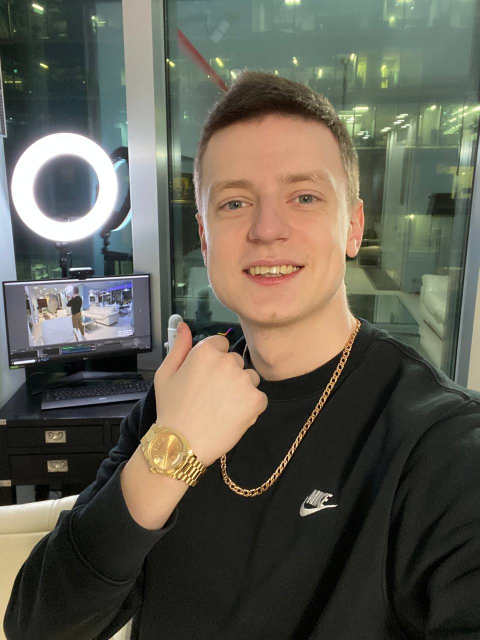
#> input picture mellstroy_photo/photo_2025-11-12_21-33-56.jpg, 959 x 1280 px (shown at 1/2 size); its folder holds 4 pictures in this run
$ python main.py
#> lines starting #> are read from the running program, lines starting #| are printed output that depends on the picture
### functions.py
import cv2
import os

VERDICTS = [
    (0, 15, "Сходство: {similarity:.1f}%. ты больше мне не друн, а ч тебе не ч(())"),
    (15, 30, "Сходство: {similarity:.1f}%. тебе еще далеко до мурино"),
    (30, 45, "Сходство: {similarity:.1f}%. имеются небольшие позывы лудомании"),
    (45, 60, "Сходство: {similarity:.1f}%. я начинаю чувствовать запах fog'a "),
    (60, 75, "Сходство: {similarity:.1f}%. ты изириджыыыыыджиджи..... изибрибрибриджыджы"),
    (75, 90, "Сходство: {similarity:.1f}%. я уже красный........ по культурному не получится"),
    (90, 100, "Сходство: {similarity:.1f}%. БЭМ БЭМ БЭМ БЭМ БЭМ ТЫ МЭСТРОЙ Ч ТИКТОКЕР ТЫ МОЙ ДРУН")
]

formats = (".jpg", ".png", ".jpeg")

def loader(img_path):
    img = cv2.imread(img_path)
    return img

def grey_convert(image):
    img = cv2.cvtColor(image, cv2.COLOR_BGR2GRAY)
    return img

def get_photo_file(f_path):
#> called with f_path = 'mellstroy_photo'
    img_file = []
    for filename in os.listdir(f_path):
        if filename.lower().endswith(formats):
            img_file.append(filename)
#> pass 2 of the loop in get_photo_file, `for filename in os.listdir(f_path):`:
#> pass 3 of the loop in get_photo_file, `for filename in os.listdir(f_path):`:
#> the loop made 4 passes; the first 3 are shown
    return img_file

def img_resize(face_image, size=(100,100)):
    return cv2.resize(face_image, size)

def check_folder(f_path):
    if not os.path.exists(f_path):
        print("Папки не существует")
    img_file = get_photo_file(f_path)
    return img_file

def calculate_similarity_percentage(confidence):
    return max(0, 100 - confidence)

### model.py
import cv2
import numpy as np
import os
from functions import loader, grey_convert, get_photo_file, img_resize, check_folder, calculate_similarity_percentage, VERDICTS

class OpenCVMellstroy:
    def __init__(self, mellstroy_photo):
        self.face_detector = cv2.CascadeClassifier(cv2.data.haarcascades + "haarcascade_frontalface_default.xml")
        self.face_recognizer = cv2.face.LBPHFaceRecognizer_create()
        self.face_samples= []
        self.ids = []
        self.mellstroy = os.path.basename(mellstroy_photo)
        self.mellstroy_id = 1
        self.is_trained = False
        self.detected_folder = "detected_faces"
        self.train_model(mellstroy_photo)

    def process_train(self, img_path):
        try:
            image = loader(img_path)
#> in loader, img is the input picture: shape (1280, 959, 3); mean B, G, R 82.3, 93.5, 96
            gray_image = grey_convert(image)
#> in grey_convert, `img = cv2.cvtColor(image, cv2.COLOR_BGR2GRAY)`:
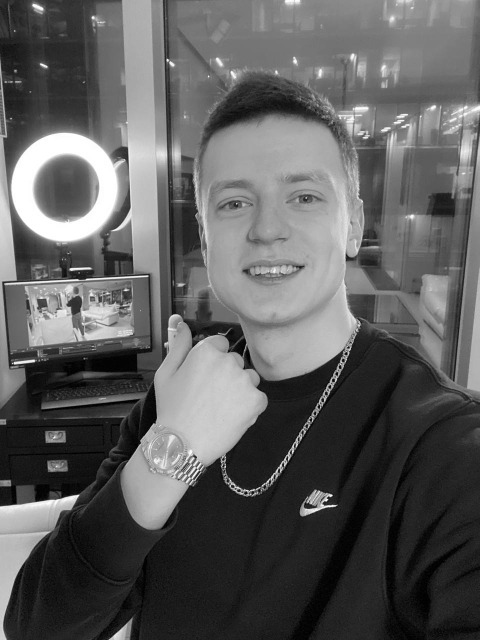
#> img: shape (1280, 959) (shown at 1/2 size); min 0, max 255, mean 93
            faces = self.face_detector.detectMultiScale(gray_image, scaleFactor=1.1, minNeighbors = 10,minSize= (30,30))
#> faces = [[352, 250, 382, 382]]
            for i, (x, y, w, h) in enumerate(faces):
                face_roi = gray_image[y:y+h, x:x+w]
                self.face_samples.append(face_roi)
                self.ids.append(self.mellstroy_id)
                self.save_detected_face(face_roi, i)
#> this loop made 1 pass
#> pass 1, in process_train, `face_roi = gray_image[y:y+h, x:x+w]`:
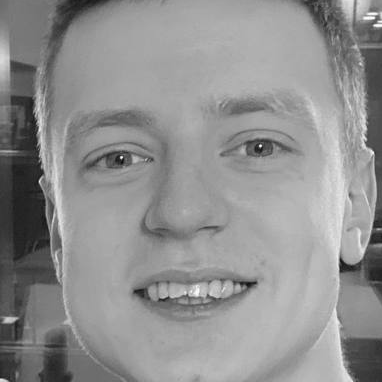
#> face_roi: shape (382, 382); min 10, max 254, mean 144
#> after the loop, self.face_samples = 1 item; self.ids = [1]
        except Exception as e:
            print(f"ОШибка короче лица не найдены {img_path}: {e}")

    def save_detected_face(self, face_image, face_index):
        filename = f"face_{face_index + 1}.jpg"
        save_path = os.path.join(self.detected_folder, filename)
        cv2.imwrite(save_path, face_image)

    def train_model(self, f_path):
        try:
            img_file = check_folder(f_path)
            for filename in img_file:
                full_path = os.path.join(f_path, filename)
                self.process_train(full_path)
#> pass 2 of the loop in train_model, `for filename in img_file:`:
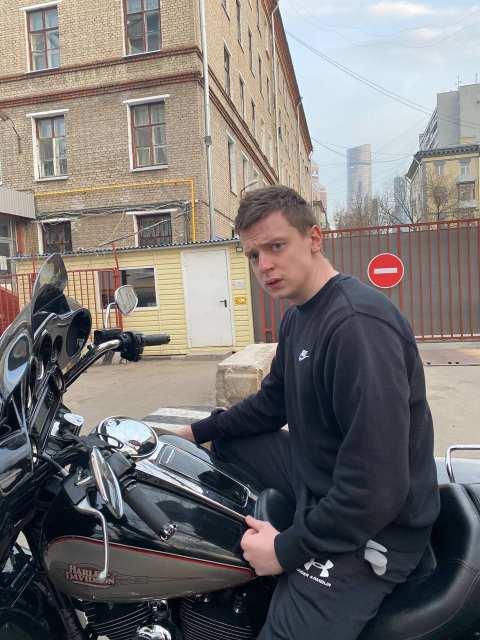
#> input picture mellstroy_photo/photo_2025-11-12_21-34-04.jpg, 960 x 1280 px (shown at 1/2 size)
#> in loader, img is the input picture: shape (1280, 960, 3); mean B, G, R 115.7, 117.3, 121.1
#> in grey_convert (call 2), `img = cv2.cvtColor(image, cv2.COLOR_BGR2GRAY)`:
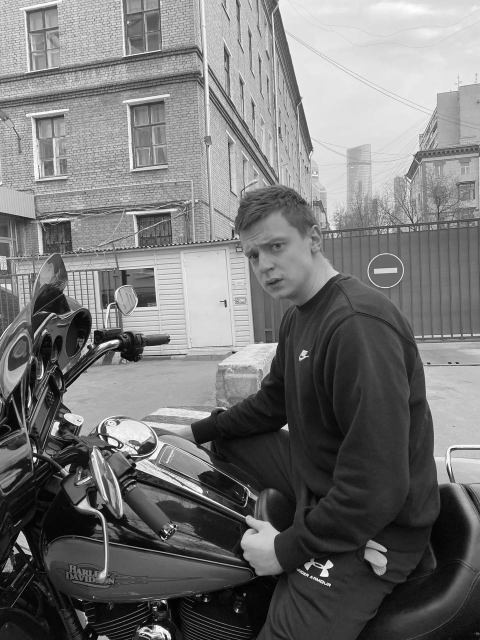
#> img: shape (1280, 960) (shown at 1/2 size); min 0, max 255, mean 118.3
#> pass 3 of the loop in train_model, `for filename in img_file:`:
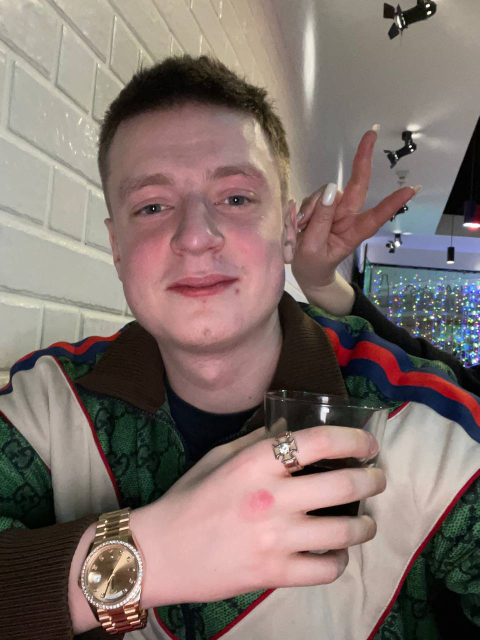
#> input picture mellstroy_photo/photo_2025-11-12_21-34-12.jpg, 959 x 1280 px (shown at 1/2 size)
#> in loader, img is the input picture: shape (1280, 959, 3); mean B, G, R 108.8, 114.4, 130.1
#> in grey_convert (call 3), `img = cv2.cvtColor(image, cv2.COLOR_BGR2GRAY)`:
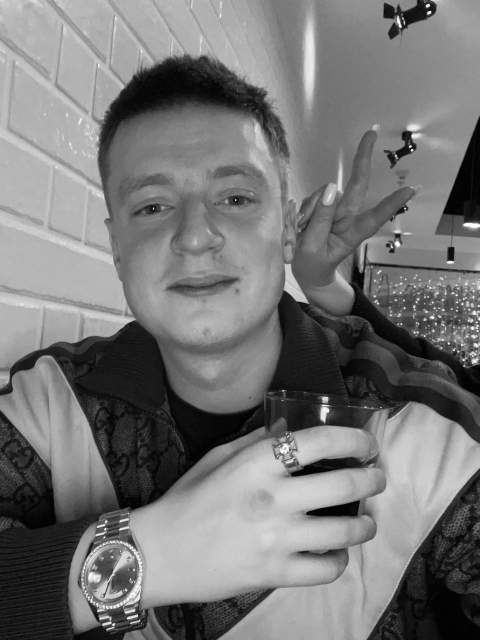
#> img: shape (1280, 959) (shown at 1/2 size); min 0, max 255, mean 118.5
#> faces = [[167, 235, 449, 449]]
#> the loop in process_train (call 3), `for i, (x, y, w, h) in enumerate(faces):` made 1 pass
#> pass 1, in process_train (call 3), `face_roi = gray_image[y:y+h, x:x+w]`:
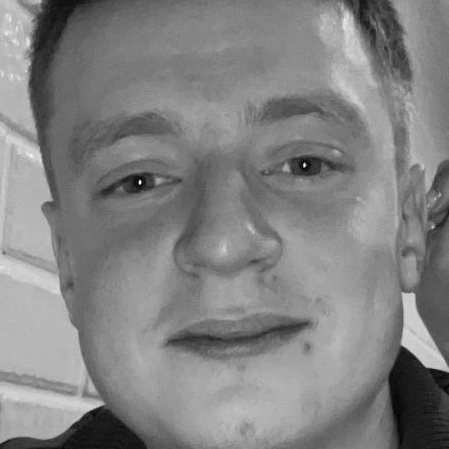
#> face_roi: shape (449, 449); min 1, max 254, mean 130.4
#> after the loop in process_train (call 3), `for i, (x, y, w, h) in enumerate(faces):`: self.face_samples = 2 items; self.ids = [1, 1]
#> the loop made 4 passes; the first 3 are shown
            if len(self.face_samples) > 0:
                self.face_recognizer.train(self.face_samples, np.array(self.ids))
                self.is_trained = True
            else:
                print("не найдено лиц для обучения")
        except Exception as e:
            print(f"ошибка при обучении модели: {e}")
    # [31 lines left out: functions analysis, calculate_face_similarity, generate_verdict, not called in this run]

### main.py
from model import OpenCVMellstroy
from functions import formats
import os

def main():
    mellstroy_photo = "mellstroy_photo"
    user_photo_folder = "user_photo"
    analys = OpenCVMellstroy(mellstroy_photo)
    user_photos = []
#> (the run stopped early here; a loop or call above may not have finished)
